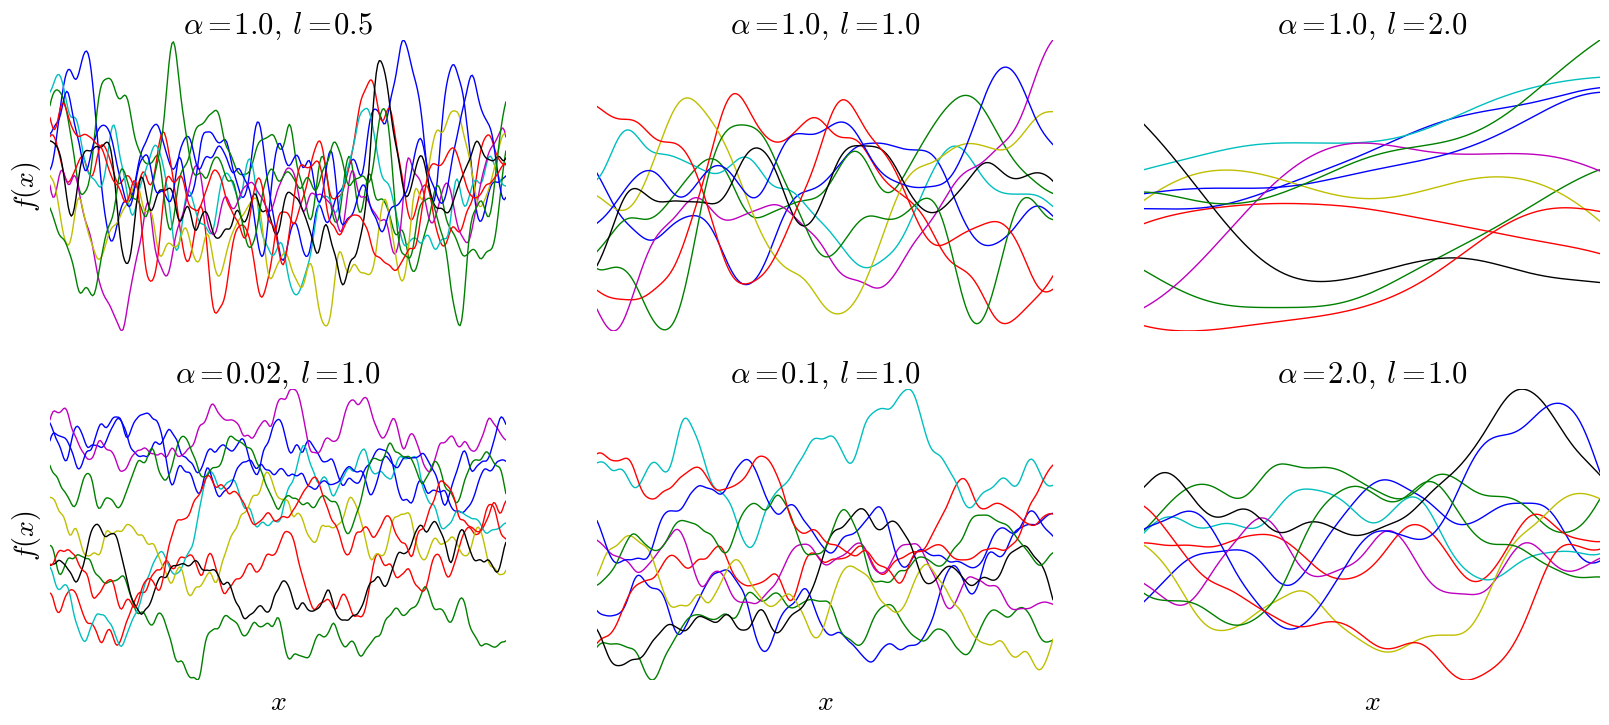

This chart was generated by the following Python code:
import numpy as np
import matplotlib.pyplot as plt

def rq_covariance(params, x, xp):
    h= params[0]
    alpha = params[1]
    l = params[2]
    diffs = np.expand_dims(x /l, 1) - np.expand_dims(xp/l, 0)
    return h**2 *np.power(1+np.sum(diffs**2, axis=2)/(2*alpha*l**2),(-1*alpha)) 

def plot_gp(ax,params,plot_xs,n_samples = 10,xlab=False,ylab=False):
    plot_xs = np.reshape(np.linspace(-5, 5, 300), (300,1))
    sampled_funcs = np.random.multivariate_normal(np.ones(len(plot_xs)), rq_covariance(params,plot_xs,plot_xs),\
    					size=10)
    ax.plot(plot_xs, sampled_funcs.T)
    ax.set_title(r'$\alpha = {},\/ l = {} $'.format(\
        params[1],params[2]),fontsize = 22)
    if xlab:
        ax.set_xlabel(r'$x$',fontsize = 20)
    if ylab:
        ax.set_ylabel(r'$f(x)$',fontsize = 20)

fig = plt.figure(figsize=(20,8), facecolor='white')
ax_1 = fig.add_subplot(231, frameon=False)
ax_2 = fig.add_subplot(232, frameon=False)
ax_3 = fig.add_subplot(233, frameon=False)
ax_4 = fig.add_subplot(234, frameon=False)
ax_5 = fig.add_subplot(235, frameon=False)
ax_6 = fig.add_subplot(236, frameon=False)
ax_1.set_xticks([])
ax_1.set_yticks([])
ax_2.set_xticks([])
ax_2.set_yticks([])
ax_3.set_xticks([])
ax_3.set_yticks([])
ax_4.set_xticks([])
ax_4.set_yticks([])
ax_5.set_xticks([])
ax_5.set_yticks([])
ax_6.set_xticks([])
ax_6.set_yticks([])

plot_xs = np.reshape(np.linspace(-5, 5, 300), (300,1))
plot_gp(ax_1,np.array([1,1,.5]),plot_xs,ylab=True)
plot_gp(ax_2,np.array([1,1,1.0]),plot_xs)
plot_gp(ax_3,np.array([1,1,2.0]),plot_xs)
plot_gp(ax_4,np.array([1,.02,1]),plot_xs,ylab=True,xlab=True)
plot_gp(ax_5,np.array([1,.1,1]),plot_xs,xlab=True)
plot_gp(ax_6,np.array([1,2.0,1]),plot_xs,xlab=True)
plt.savefig('gp_samples.png', format='png',bbox_inches='tight')